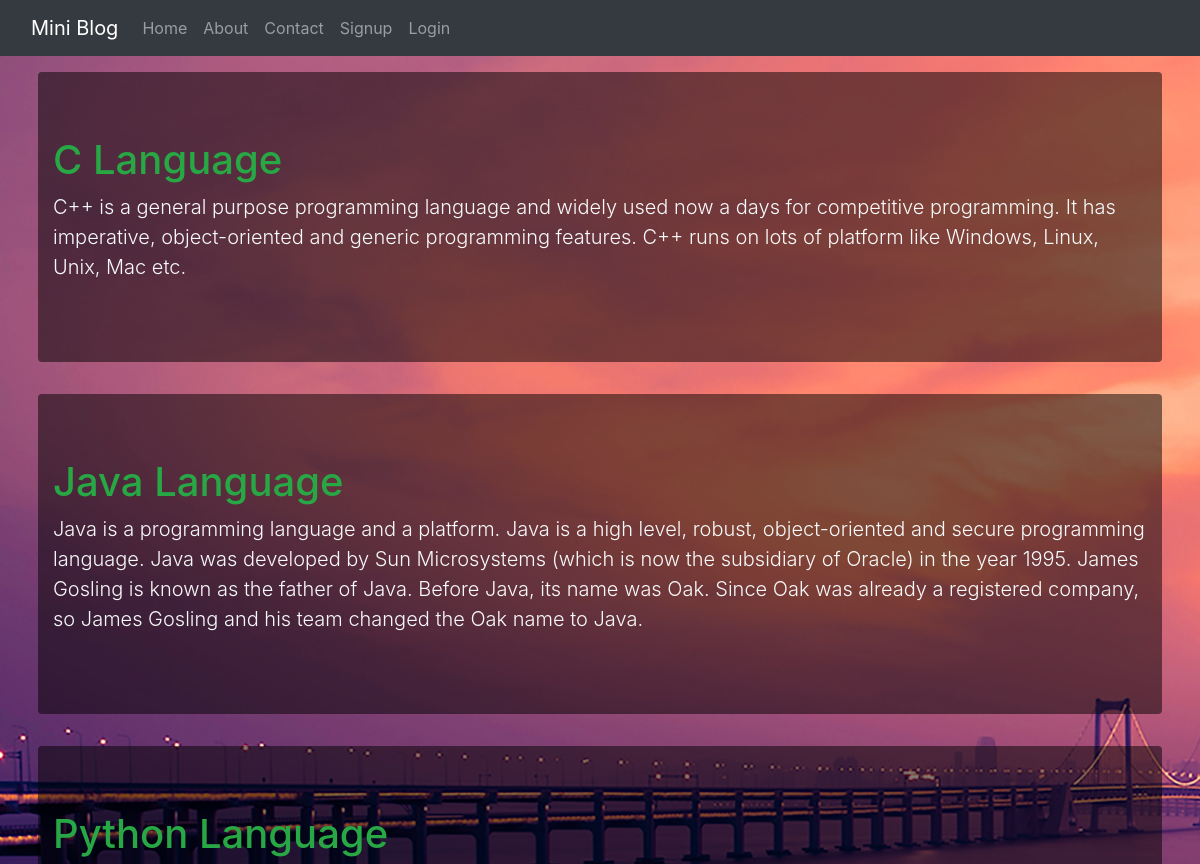
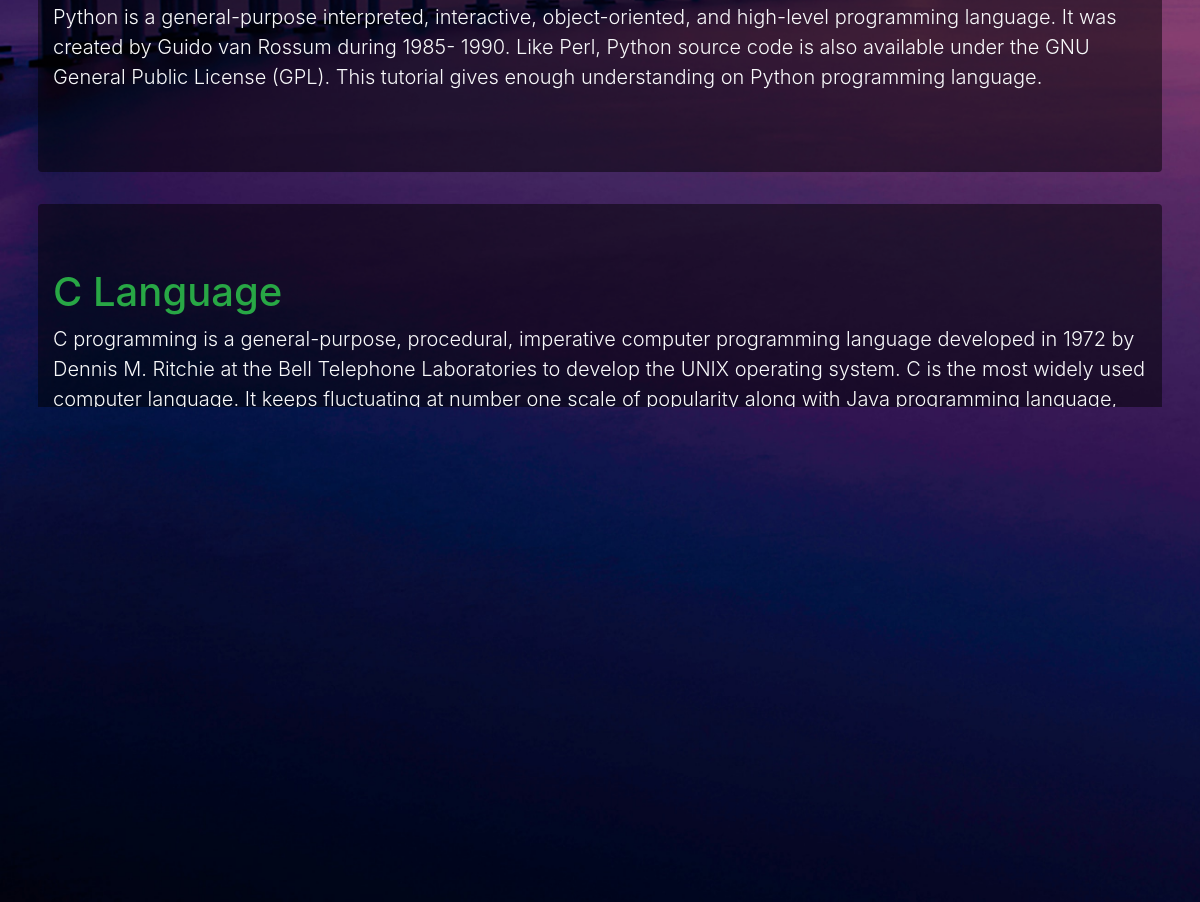
The page / on the database its author committed (2 pictures, top to bottom).
### blog/models.py (models this page shows)
class Post(models.Model):
    title = models.CharField(max_length=150)
    desc = models.TextField()

### blog/views.py (the view)
# urls.py: 2. Add a URL to urlpatterns:  path('', views.home, name='home')
def home(request):
    posts = Post.objects.all()
    return render(request, 'blog/home.html', {'posts' : posts})

### blog/templates/blog/home.html
{% extends 'blog/base.html' %}
{% load static %}
{% block content %}
<div class="my-2 p-2">
    {% for post in posts %}
      <div class="jumbotron jumbotron-fluid jumbo-color rounded">
          <div class="container">
            <h1 class="text-success">{{ post.title }}</h1>
            <p class="lead text-light font-weight-500">{{ post.desc }}</p>
          </div>
      </div>
    {% endfor %}
</div>
{% endblock content %}

### blog/static/blog/css/style.css (style rules this page uses)
body { background: url("../../images/bg.jpg"); background-repeat: no-repeat; background-size: cover; background-attachment: fixed; color: antiquewhite; }
.jumbo-color { background-color: rgba(0, 0, 0, 0.5); backdrop-filter: 10px; }

### rows shown on the page
Post: title "C Language", desc "C++ is a general purpose programming language and widely used now a days for competitive programming. It has imperative, object-oriented and generic programming features. C++ runs on lots of platform like Windows, Linux, Unix, Mac etc."
Post: title "Java Language", desc "Java is a programming language and a platform. Java is a high level, robust, object-oriented and secure programming language. Java was developed by Sun Microsystems (which is now the subsidiary of Oracle) in the year 1995. James Gosling is known as the father of Java. Before Java, its name was Oak. Since Oak was already a registered company, so James Gosling and his team changed the Oak name to Java."
Post: title "Python Language", desc "Python is a general-purpose interpreted, interactive, object-oriented, and high-level programming language. It was created by Guido van Rossum during 1985- 1990. Like Perl, Python source code is also available under the GNU General Public License (GPL). This tutorial gives enough understanding on Python programming language."
Post: title "C Language", desc "C programming is a general-purpose, procedural, imperative computer programming language developed in 1972 by Dennis M. Ritchie at the Bell Telephone Laboratories to develop the UNIX operating system. C is the most widely used computer language. It keeps fluctuating at number one scale of popularity along with Java programming language, which is also equally popular and most widely used among modern software programmers."
